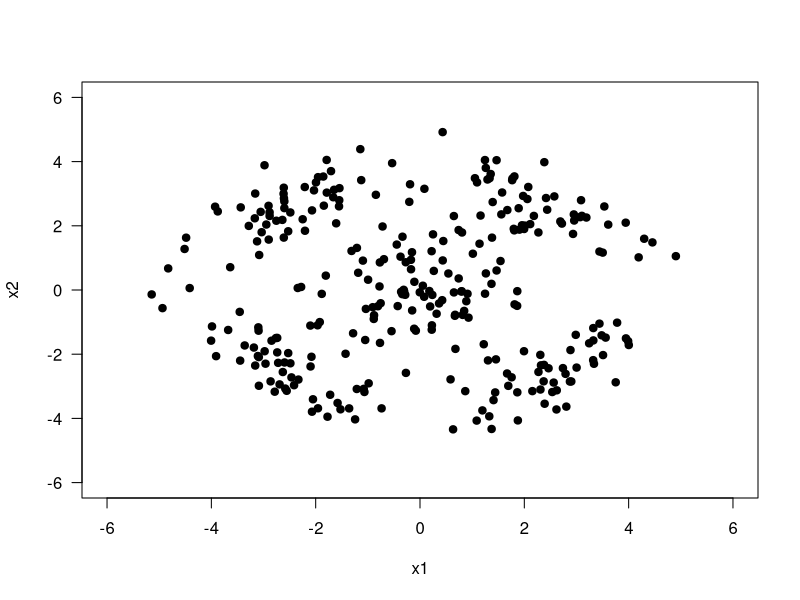
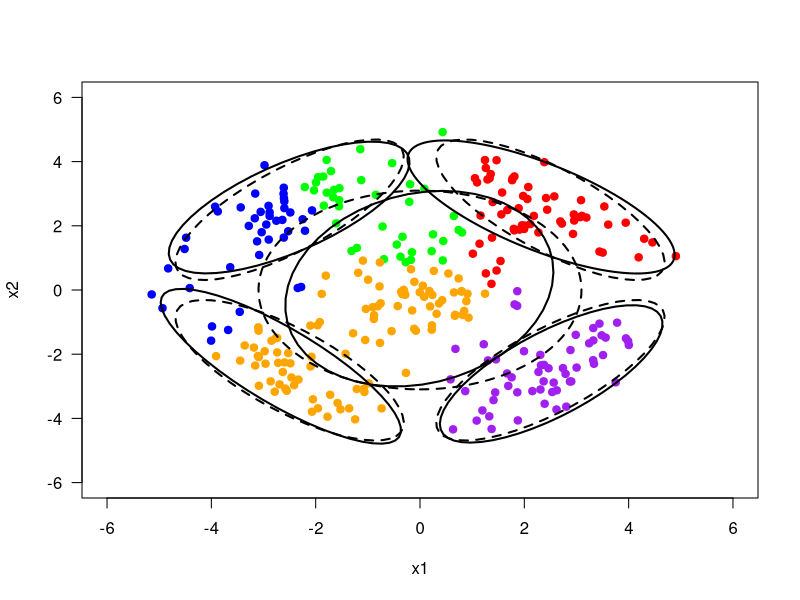

Write the R code that produced these figures, in order.
library(MASS)
library(mixtools)
set.seed(421)

class_means <- matrix(c(+2.5, +2.5,
                        -2.5, +2.5,
                        -2.5, -2.5,
                        +2.5, -2.5,
                         0.0,  0.0), 2, 5)

class_covariances <- array(c(+0.8, -0.6, -0.6, +0.8,
                             +0.8, +0.6, +0.6, +0.8,
                             +0.8, -0.6, -0.6, +0.8,
                             +0.8, +0.6, +0.6, +0.8,
                             +1.6,  0.0,  0.0, +1.6), c(2, 2, 5))

class_sizes <- c(50,50,50,50,100)

points1 <- mvrnorm(n = class_sizes[1], mu = class_means[,1], Sigma = class_covariances[,,1])
points2 <- mvrnorm(n = class_sizes[2], mu = class_means[,2], Sigma = class_covariances[,,2])
points3 <- mvrnorm(n = class_sizes[3], mu = class_means[,3], Sigma = class_covariances[,,3])
points4 <- mvrnorm(n = class_sizes[4], mu = class_means[,4], Sigma = class_covariances[,,4])
points5 <- mvrnorm(n = class_sizes[5], mu = class_means[,5], Sigma = class_covariances[,,5])
X <- rbind(points1, points2, points3, points4, points5)

plot(X[,1], X[,2], type = "p", pch = 19, col = "black", las = 1, xlim = c(-6, 6), ylim = c(-6, 6), xlab = "x1", ylab = "x2")

centroids <- X[sample(1:300, 5),]

for(i in 1:2){
  distances <- as.matrix(dist(rbind(centroids, X), method = "euclidean"))
  distances <- distances[1:nrow(centroids), (nrow(centroids) + 1):(nrow(centroids) + nrow(X))]
  assignments <- sapply(1:ncol(distances), function(i) {which.min(distances[,i])})
  
  for (k in 1:5) {
    centroids[k,] <- colMeans(X[assignments == k,])
  }
}

density <- function(x_row, k){
  priors[k]*(det(covariances[,,k])**(-1/2)) * exp((-1/2)*sc(x_row - centroids[k,], covariances[,,k]))
}
sc <- function(X, cov){X %*% solve(cov) %*% cbind(X)}


H <- matrix(sapply(assignments, function(component){ (1:5) == component }), 300, 5, byrow = TRUE)

i <- 0

while(i<100){
  covariances <- sapply(X = 1:5, FUN = function(k) {   
  (t(X) - matrix(centroids[k,], 2, 300)) %*% diag(H[,k]) %*% t(t(X) - matrix(centroids[k,], 2, 300))/ sum(H[,k]) }, simplify = "array")

  priors <- colMeans(H)
  
  H <- t(sapply(1:300, function(n){
    row <- sapply(1:5, function(k){density(X[n,], k)})
    return(row / sum(row))
  }))
  
  centroids <- (t(H) %*% X ) / matrix(colSums(H), 5, 2)
  i <- i + 1
}

print(centroids)

means <- centroids

D <- as.matrix(dist(rbind(means, X), method = "euclidean"))
D <- D[1:nrow(means), (nrow(means) + 1):(nrow(means) + nrow(X))]
assignments <<- sapply(1:ncol(D), function(i) {which.min(D[,i])})

plot(X[assignments == 1, 1], X[assignments == 1, 2], type = "p", pch = 19, col = "blue", las = 1,
     xlim = c(-6, 6), ylim = c(-6, 6),
     xlab = "x1", ylab = "x2")
points(X[assignments == 2, 1], X[assignments == 2, 2], type = "p", pch = 19, col = "purple")
points(X[assignments == 3, 1], X[assignments == 3, 2], type = "p", pch = 19, col = "green")
points(X[assignments == 4, 1], X[assignments == 4, 2], type = "p", pch = 19, col = "orange")
points(X[assignments == 5, 1], X[assignments == 5, 2], type = "p", pch = 19, col = "red")

for(c in 1:5){
  ellipse(class_means[,c], class_covariances[,,c], alpha = .05, npoints = class_sizes[c], newplot = FALSE, draw = TRUE, lty=2, lwd=2)
  ellipse(means[c,], matrix(covariances[,,c], 2,2), alpha = .05, npoints = class_sizes[c], newplot = FALSE, draw = TRUE, lwd=2)
}
